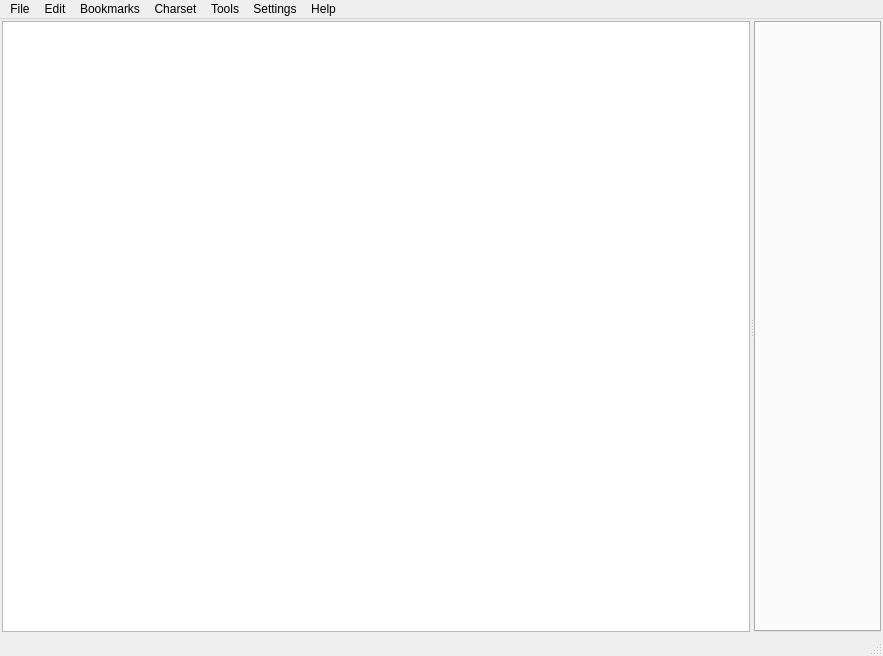
<?xml version="1.0" encoding="UTF-8"?>
<ui version="4.0">
 <class>MainWindow</class>
 <widget class="QMainWindow" name="MainWindow">
  <property name="geometry">
   <rect>
    <x>0</x>
    <y>0</y>
    <width>883</width>
    <height>656</height>
   </rect>
  </property>
  <property name="focusPolicy">
   <enum>Qt::TabFocus</enum>
  </property>
  <property name="windowTitle">
   <string>JPReader</string>
  </property>
  <widget class="QWidget" name="centralwidget">
   <layout class="QHBoxLayout" name="horizontalLayout_2">
    <property name="leftMargin">
     <number>2</number>
    </property>
    <property name="topMargin">
     <number>2</number>
    </property>
    <property name="rightMargin">
     <number>2</number>
    </property>
    <property name="bottomMargin">
     <number>2</number>
    </property>
    <item>
     <widget class="QSplitter" name="splitter">
      <property name="orientation">
       <enum>Qt::Horizontal</enum>
      </property>
      <property name="childrenCollapsible">
       <bool>false</bool>
      </property>
      <widget class="QWidget" name="layoutWidget">
       <layout class="QHBoxLayout" name="helperLayout">
        <property name="spacing">
         <number>0</number>
        </property>
        <item>
         <widget class="QFrame" name="helperFrame">
          <property name="frameShape">
           <enum>QFrame::NoFrame</enum>
          </property>
          <property name="frameShadow">
           <enum>QFrame::Plain</enum>
          </property>
          <layout class="QHBoxLayout" name="horizontalLayout">
           <property name="leftMargin">
            <number>0</number>
           </property>
           <property name="topMargin">
            <number>0</number>
           </property>
           <property name="rightMargin">
            <number>0</number>
           </property>
           <property name="bottomMargin">
            <number>0</number>
           </property>
           <item>
            <widget class="QListWidget" name="helperList">
             <property name="mouseTracking">
              <bool>true</bool>
             </property>
            </widget>
           </item>
          </layout>
         </widget>
        </item>
       </layout>
      </widget>
      <widget class="QSpecTabWidget" name="tabMain">
       <property name="currentIndex">
        <number>-1</number>
       </property>
       <property name="elideMode">
        <enum>Qt::ElideRight</enum>
       </property>
       <property name="movable">
        <bool>true</bool>
       </property>
      </widget>
     </widget>
    </item>
   </layout>
  </widget>
  <widget class="QMenuBar" name="menubar">
   <property name="geometry">
    <rect>
     <x>0</x>
     <y>0</y>
     <width>883</width>
     <height>20</height>
    </rect>
   </property>
   <widget class="QMenu" name="menuFile">
    <property name="title">
     <string>File</string>
    </property>
    <addaction name="actionNew"/>
    <addaction name="actionNewSearch"/>
    <addaction name="separator"/>
    <addaction name="actionOpen"/>
    <addaction name="actionOpenClip"/>
    <addaction name="actionOpenInDir"/>
    <addaction name="separator"/>
    <addaction name="actionWnd"/>
    <addaction name="separator"/>
    <addaction name="actionSettings"/>
    <addaction name="actionSaveSettings"/>
    <addaction name="separator"/>
    <addaction name="actionExitAll"/>
    <addaction name="actionExit"/>
   </widget>
   <widget class="QMenu" name="menuBookmarks">
    <property name="title">
     <string>Bookmarks</string>
    </property>
    <addaction name="actionAddBM"/>
    <addaction name="separator"/>
   </widget>
   <widget class="QMenu" name="menuHelp">
    <property name="title">
     <string>Help</string>
    </property>
    <addaction name="actionAbout"/>
   </widget>
   <widget class="QMenu" name="menuEdit">
    <property name="title">
     <string>Edit</string>
    </property>
    <addaction name="actionOpenCB"/>
    <addaction name="actionOpenCBPlain"/>
    <addaction name="separator"/>
    <addaction name="actionClearCB"/>
    <addaction name="separator"/>
    <addaction name="actionClearCaches"/>
   </widget>
   <widget class="QMenu" name="menuCharset">
    <property name="title">
     <string>Charset</string>
    </property>
   </widget>
   <widget class="QMenu" name="menuTools">
    <property name="title">
     <string>Tools</string>
    </property>
    <addaction name="actionTextTranslator"/>
    <addaction name="actionDetachTab"/>
    <addaction name="separator"/>
   </widget>
   <widget class="QMenu" name="menuSettings">
    <property name="title">
     <string>Settings</string>
    </property>
   </widget>
   <addaction name="menuFile"/>
   <addaction name="menuEdit"/>
   <addaction name="menuBookmarks"/>
   <addaction name="menuCharset"/>
   <addaction name="menuTools"/>
   <addaction name="menuSettings"/>
   <addaction name="menuHelp"/>
  </widget>
  <widget class="QStatusBar" name="statusbar"/>
  <action name="actionAbout">
   <property name="text">
    <string>About</string>
   </property>
  </action>
  <action name="actionSettings">
   <property name="text">
    <string>Settings...</string>
   </property>
  </action>
  <action name="actionExit">
   <property name="text">
    <string>Exit</string>
   </property>
   <property name="shortcut">
    <string>Ctrl+Q</string>
   </property>
  </action>
  <action name="actionOpen">
   <property name="text">
    <string>Open...</string>
   </property>
   <property name="shortcut">
    <string>Ctrl+O</string>
   </property>
  </action>
  <action name="actionOpenInDir">
   <property name="text">
    <string>Open in document directory...</string>
   </property>
  </action>
  <action name="actionNew">
   <property name="text">
    <string>New</string>
   </property>
   <property name="shortcut">
    <string>Ctrl+N</string>
   </property>
  </action>
  <action name="actionOpenCB">
   <property name="text">
    <string>Paste</string>
   </property>
   <property name="shortcut">
    <string>F6</string>
   </property>
  </action>
  <action name="actionClearCB">
   <property name="text">
    <string>Clear clipboard</string>
   </property>
  </action>
  <action name="actionOpenClip">
   <property name="text">
    <string>Open with Url from clipboard</string>
   </property>
  </action>
  <action name="actionAutodetection">
   <property name="text">
    <string>Autodetection</string>
   </property>
  </action>
  <action name="actionWnd">
   <property name="text">
    <string>New window</string>
   </property>
   <property name="shortcut">
    <string>F3</string>
   </property>
  </action>
  <action name="actionNewSearch">
   <property name="text">
    <string>New search</string>
   </property>
  </action>
  <action name="actionClearCaches">
   <property name="text">
    <string>Clear caches</string>
   </property>
  </action>
  <action name="actionSaveSettings">
   <property name="text">
    <string>Save settings</string>
   </property>
  </action>
  <action name="actionAddBM">
   <property name="text">
    <string>Add bookmark...</string>
   </property>
   <property name="shortcut">
    <string>Ctrl+B</string>
   </property>
  </action>
  <action name="actionOpenCBPlain">
   <property name="text">
    <string>Paste plain text</string>
   </property>
   <property name="shortcut">
    <string>F5</string>
   </property>
  </action>
  <action name="actionTextTranslator">
   <property name="text">
    <string>Text translator</string>
   </property>
   <property name="shortcut">
    <string>F2</string>
   </property>
  </action>
  <action name="actionGlobalContextTranslator">
   <property name="checkable">
    <bool>true</bool>
   </property>
   <property name="text">
    <string>Global context translator</string>
   </property>
  </action>
  <action name="actionExitAll">
   <property name="text">
    <string>Exit and close all</string>
   </property>
  </action>
  <action name="actionUseHTTPProxy">
   <property name="checkable">
    <bool>true</bool>
   </property>
   <property name="text">
    <string>Use HTTP Proxy</string>
   </property>
  </action>
  <action name="actionDetachTab">
   <property name="icon">
    <iconset theme="tab-detach"/>
   </property>
   <property name="text">
    <string>Detach current tab</string>
   </property>
  </action>
 </widget>
 <customwidgets>
  <customwidget>
   <class>QSpecTabWidget</class>
   <extends>QTabWidget</extends>
   <header location="global">specwidgets.h</header>
   <container>1</container>
  </customwidget>
 </customwidgets>
 <resources/>
 <connections/>
</ui>
